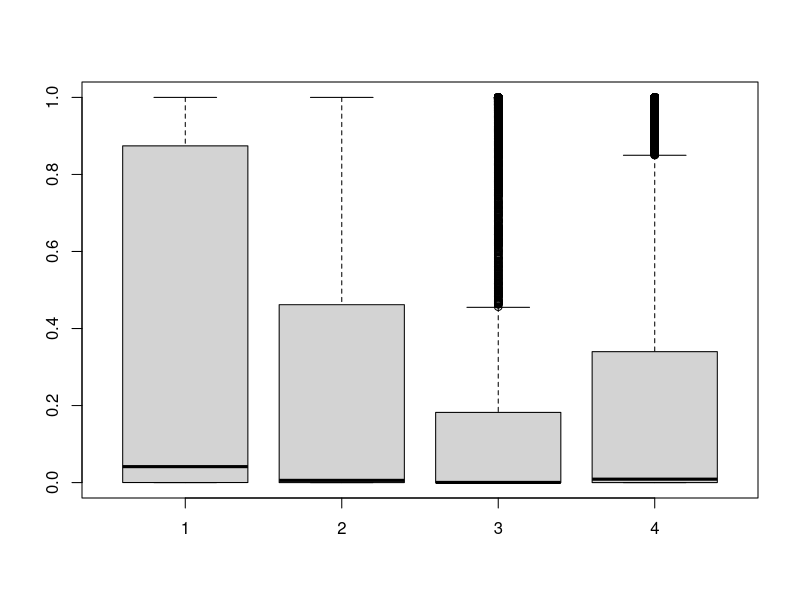
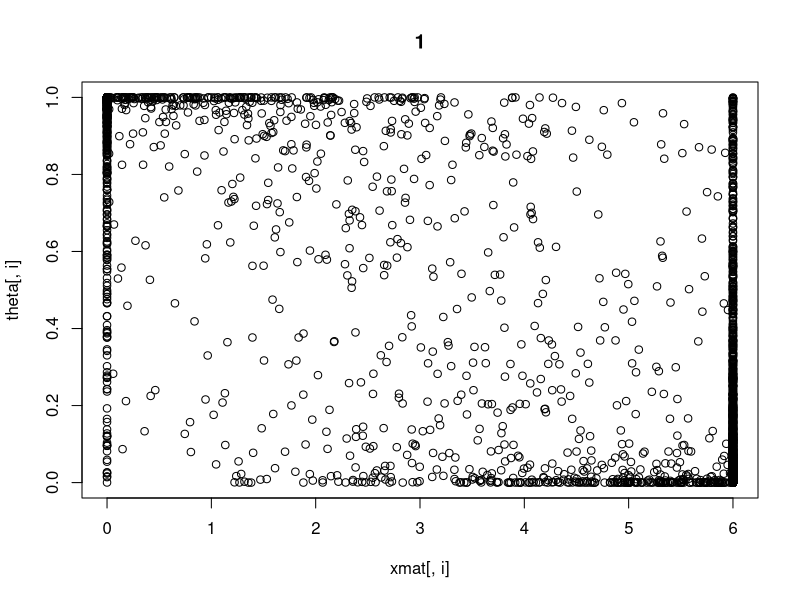
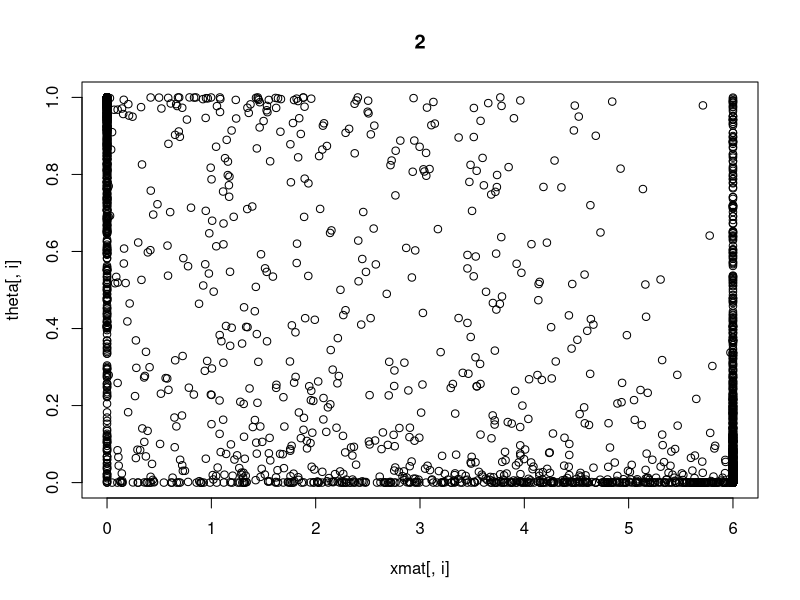
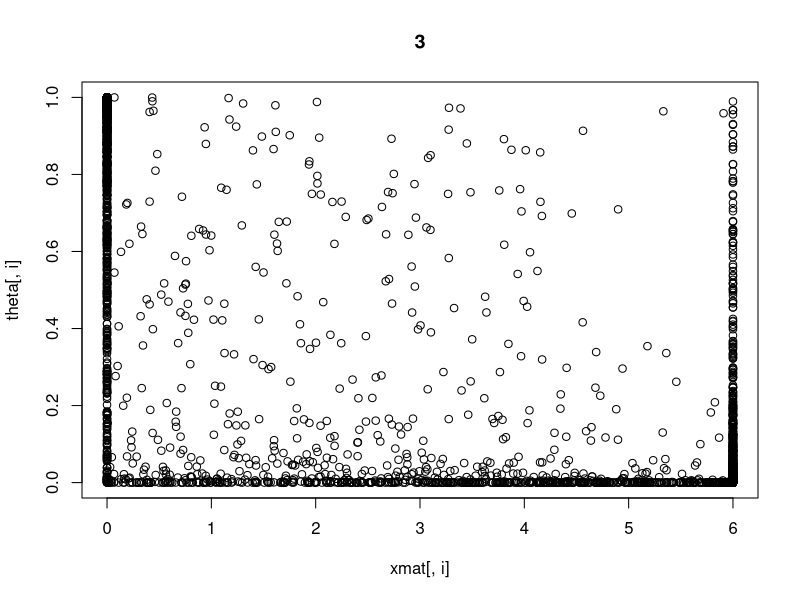
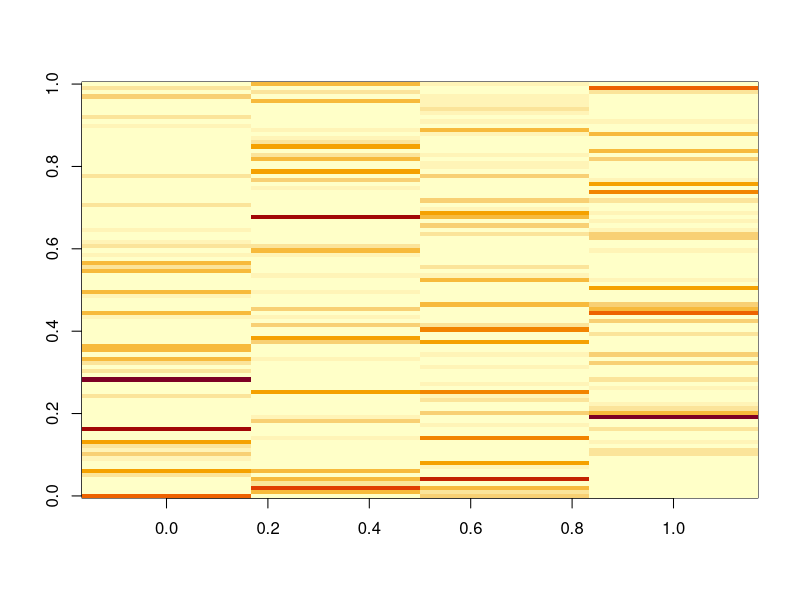
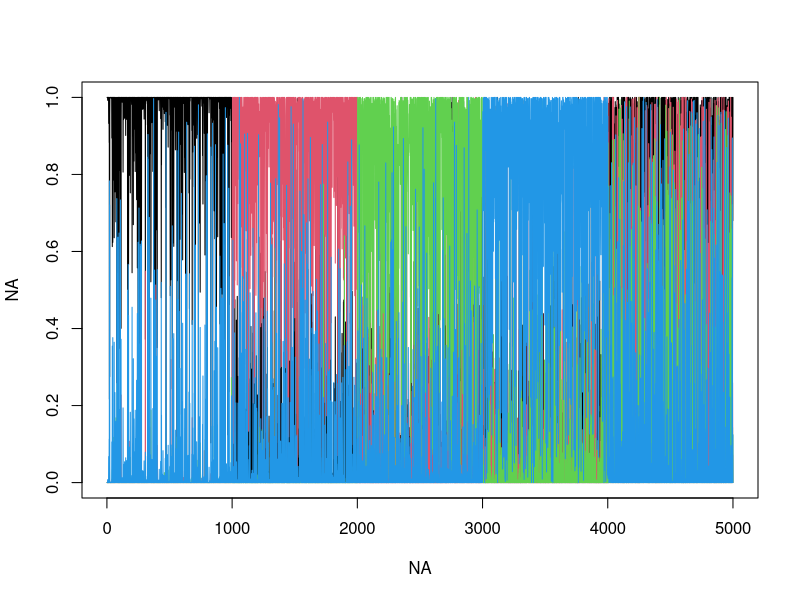
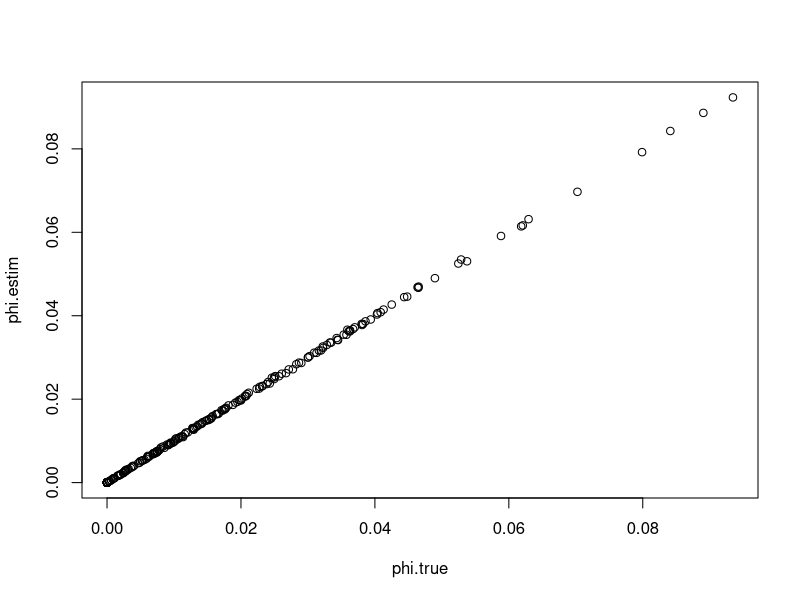

Generate these figures, in order, with R: (Note: this script raises an error after producing the figures.)
rm(list=ls(all=TRUE))
library(MCMCpack)
set.seed(5)

nloc=5000
nspp=100
ncommun=4
base=floor(nloc/(ncommun-2))
nparam=ncommun-1

#we have to make sure that each community dominates at least some locations
xmat=cbind(c(rep(0,nloc*0.2),rep(6,nloc*0.6),runif(nloc*0.2,min=0,max=6)),
           c(rep(6,nloc*0.2),rep(0,nloc*0.2),rep(6,nloc*0.4),runif(nloc*0.2,min=0,max=6)),
           c(rep(6,nloc*0.4),rep(0,nloc*0.2),rep(6,nloc*0.2),runif(nloc*0.2,min=0,max=6)))
betas=matrix(0,nparam,ncommun-1)
diag(betas)=c(-1,-1,-1)
betas.true=betas
mu=3
medias.true=medias=mu+xmat%*%betas
psi=matrix(NA,nloc,ncommun-1)
sig2.true=sig2=rep(3.72,ncommun-1)
for (i in 1:(ncommun-1)){
  psi[,i]=rnorm(nloc,mean=medias[,i],sd=sqrt(sig2[i]))
}
psi.true=psi
apply(psi,2,range)

#generate thetas
theta=matrix(NA,nloc,ncommun)
aux=rep(1,nloc)
for (i in 1:(ncommun-1)){
  tmp=pnorm(psi[,i])
  theta[,i]=tmp*aux
  aux=aux*(1-tmp)
}
theta[,ncommun]=aux
theta.true=theta
  
boxplot(theta)
apply(theta>0.9,2,mean)

unique(apply(theta,1,sum))
for (i in 1:(ncommun-1)) plot(xmat[,i],theta[,i],main=i)

#generate phi  
tmp=rdirichlet(ncommun,alpha=rep(1,nspp))
for (i in 1:nspp){
  ind=sample(1:ncommun,size=ncommun/2)
  tmp[ind,i]=0
}
phi=tmp/matrix(rowSums(tmp),ncommun,nspp)
round(phi[,1:20],2)
table(round(phi,2))

unique(rowSums(phi))
phi.true=phi
image(phi)

#generate actual observations y
nl=floor(runif(nloc,min=200,max=400))
nlk=matrix(NA,nloc,ncommun)
nks=matrix(0,ncommun,nspp)
y=matrix(NA,nloc,nspp)
for (i in 1:nloc){
  nlk[i,]=rmultinom(1,size=nl[i],prob=theta[i,])
  tmp1=rep(0,nspp)
  for (k in 1:ncommun){
    tmp=rmultinom(1,size=nlk[i,k],prob=phi[k,])
    nks[k,]=nks[k,]+tmp
    tmp1=tmp1+tmp
  }
  y[i,]=tmp1
}
# image(y)

#look at stuff to make sure it makes sense
theta.estim=nlk/matrix(nl,nloc,ncommun)
plot(NA,NA,xlim=c(1,nloc),ylim=c(0,1))
for (i in 1:ncommun) lines(1:nloc,theta.estim[,i],col=i)
nlk.true=nlk

phi.estim=nks/matrix(rowSums(nks),ncommun,nspp,)
plot(phi.true,phi.estim)
nks.true=nks

#export results
setwd('U:\\GIT_models\\git_LDA_MS')
nome=paste('fake data',ncommun,c('',' dmat'),'.csv',sep='')    
colnames(y)=paste('spp',1:nspp,sep='')
rownames(y)=paste('loc',1:nloc,sep='')
write.csv(y,nome[1])    
write.csv(xmat,nome[2],row.names=F)
